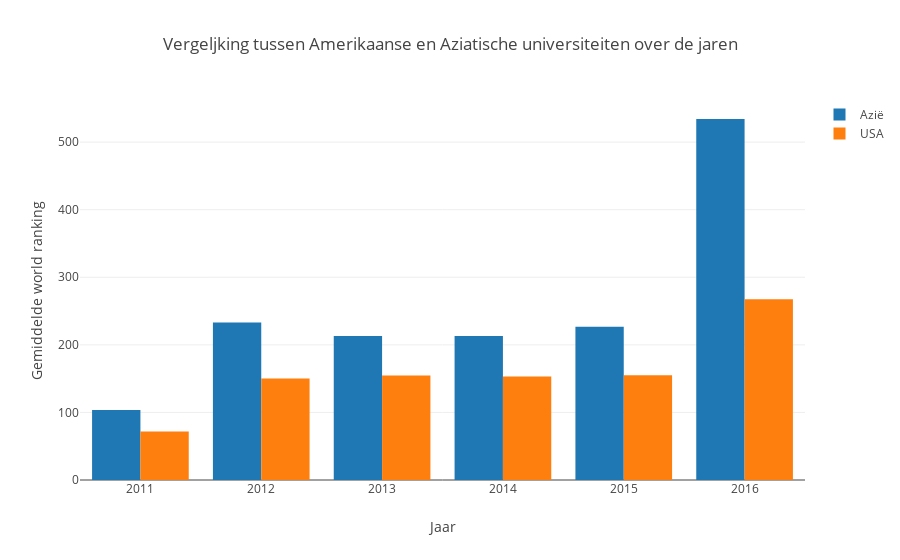

Notebook source saved alongside this figure:
### Code cell
trace1 = go.Bar(
    x=rankasia.index,
    y=rankasia['world_rank'],
    name='Azië'
)

trace2 = go.Bar(
    x=rankUSA.index,
    y=rankUSA['world_rank'],
    name='USA'
)
data = [trace1, trace2]

layout = go.Layout(
    
    barmode='group',
    
    title=go.layout.Title(
        text='Vergeljking tussen Amerikaanse en Aziatische universiteiten over de jaren',
        
    ),
    xaxis=go.layout.XAxis(
        title=go.layout.xaxis.Title(
            text='Jaar'
        ),
        type='category' # het type van de X as is categorisch
    ),
    yaxis = go.layout.YAxis(
        title=go.layout.yaxis.Title(
            text='Gemiddelde world ranking'
        )
    )
)

fig = go.Figure(data=data, layout=layout)
iplot(fig)

### Figure 1 — Plotly figure (JSON) as saved in the notebook; plotly's stock layout.template omitted (floating-point values rounded to 4 significant figures)
{"data": [{"name": "Azië", "type": "bar", "uid": "02ae721c-d959-4ad1-a300-7319fd167436", "x": [2011, 2012, 2013, 2014, 2015, 2016], "y": [103.6, 233.0, 212.9, 213.2, 226.8, 534.2]}, {"name": "USA", "type": "bar", "uid": "4af8f864-e2ad-4b60-b534-73c4705fae75", "x": [2011, 2012, 2013, 2014, 2015, 2016], "y": [71.85, 150.3, 154.6, 153.2, 155.1, 267.6]}], "layout": {"barmode": "group", "title": {"text": "Vergeljking tussen Amerikaanse en Aziatische universiteiten over de jaren"}, "xaxis": {"title": {"text": "Jaar"}, "type": "category"}, "yaxis": {"title": {"text": "Gemiddelde world ranking"}}}}
